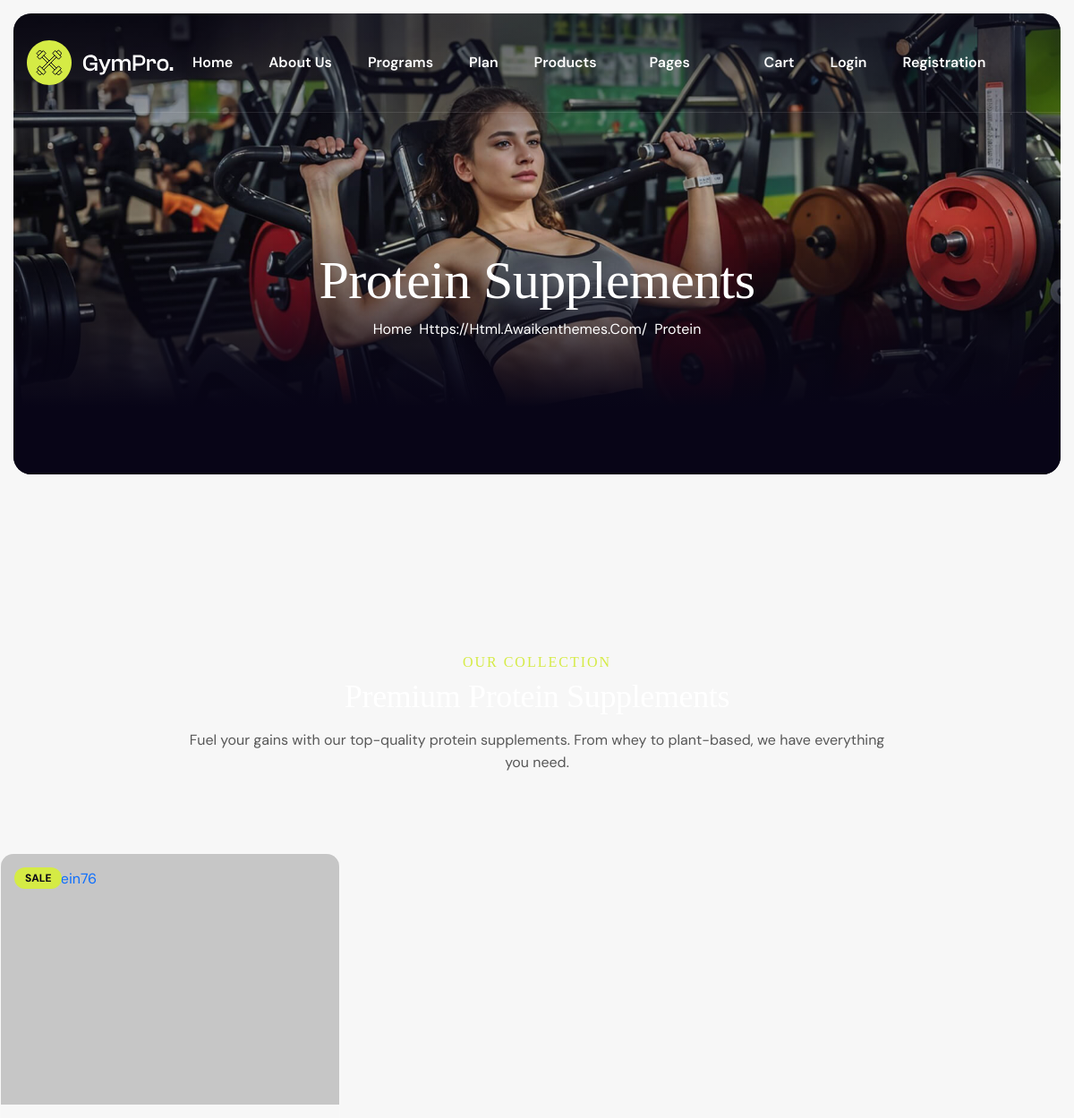
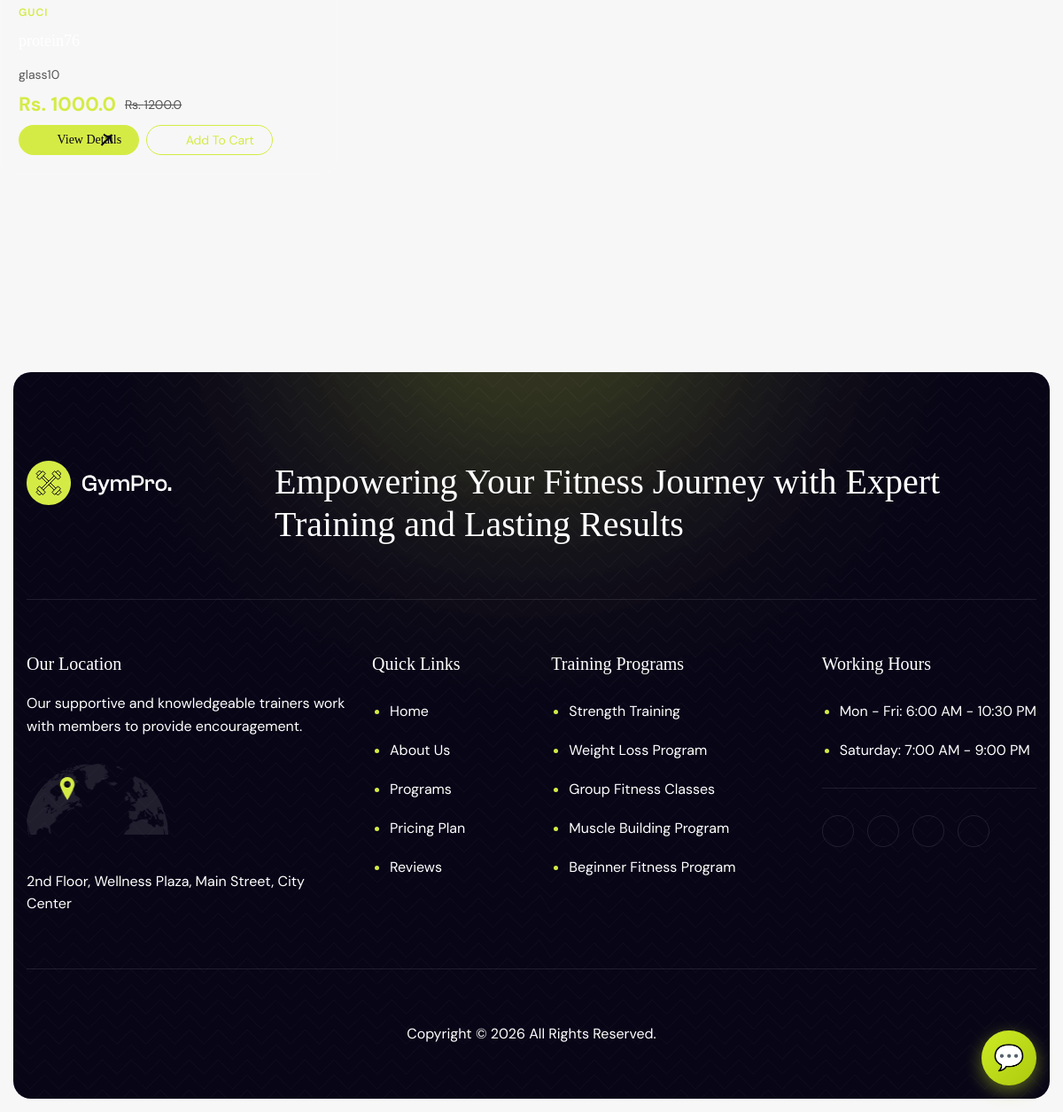
Page /protein/ on the committed database (2 pictures, top to bottom).
### GYM/models.py (models this page shows, shortened)
class Product(models.Model):
    product_id = models.CharField(max_length=100)
    title = models.CharField(max_length = 200)
    selling_price = models.FloatField(max_length=200)
    discounted_price = models.FloatField(max_length=100)
    description = models.CharField(max_length=200)
    brand = models.CharField(max_length=200)
    category = models.CharField(choices=category_choices,max_length=100)
    product_image = models.ImageField()

### GYM/views.py (the view)
# urls.py: path('protein/', views.Protein, name='protein'),
def Protein(request):
    products = Product.objects.filter(category='protein')
    return render(request, 'GYM/protein.html', {'products': products})

### GYM/context_processors.py (called while the page is built, shortened)
def subscription_context(request):
    return {
        'has_active_subscription': False,
        'user_subscription': None,
        'user_plan_level': -1,
        'user_plan_name': 'Guest',
        'is_silver_or_above': False,
        'is_pro': False,
    }

### GYM/templates/GYM/protein.html (shortened to what this page needs)
{% extends 'GYM/base.html' %}
{% load static %}
{% block content %}
    <div class="page-header bg-section dark-section parallaxie">
        <div class="container">
            <div class="row">
                <div class="col-lg-12">
                    <div class="page-header-box">
                        <h1 class="text-anime-style-3" data-cursor="-opaque">Protein Supplements</h1>
                        <nav class="wow fadeInUp">
                            <ol class="breadcrumb">
                                <li class="breadcrumb-item"><a href="{% url 'home' %}">Home</a></li>
                                <li class="breadcrumb-item active" aria-current="page">Protein</li>
                            </ol>
                        </nav>
                    </div>
                </div>
            </div>
        </div>
    </div>
    <section class="page-program-single">
        <div class="container" style="padding: 80px 0;">
            <div class="row mb-5">
                <div class="col-lg-8 mx-auto text-center">
                    <div class="section-title wow fadeInUp">
                        <h3 style="color: var(--accent-color); font-size: 16px; text-transform: uppercase; letter-spacing: 2px; margin-bottom: 10px;">Our Collection</h3>
                        <h2 style="color: var(--white-color); font-size: 36px;">Premium Protein Supplements</h2>
                        <p style="color: var(--text-color); margin-top: 15px;">Fuel your gains with our top-quality protein supplements. From whey to plant-based, we have everything you need.</p>
                    </div>
                </div>
            </div>
            {% if products %}
            <div class="row">
                {% for product in products %}
                <div class="col-lg-4 col-md-6 mb-4">
                    <div class="wow fadeInUp" data-wow-delay="0.{{ forloop.counter }}s" style="background: rgba(255,255,255,0.05); border: 1px solid rgba(255,255,255,0.1); border-radius: 15px; overflow: hidden; transition: all 0.3s ease; height: 100%;">
                        <div style="position: relative; overflow: hidden; height: 280px; background: rgba(0,0,0,0.2);">
                            <a href="{% url 'product_detail' product.pk %}">
                            </a>
                            {% if product.selling_price > product.discounted_price %}
                            <span style="position: absolute; top: 15px; left: 15px; background: var(--accent-color); color: var(--primary-color); padding: 4px 12px; border-radius: 20px; font-size: 12px; font-weight: 700;">
                                {% widthratio product.discounted_price product.selling_price 100 as discount %}
                                SALE
                            </span>
                            {% endif %}
                        </div>
                        <div style="padding: 20px;">
                            <span style="color: var(--accent-color); font-size: 12px; text-transform: uppercase; letter-spacing: 1px; font-weight: 600;">{{ product.brand }}</span>
                            <h4 style="margin: 8px 0 12px;"><a href="{% url 'product_detail' product.pk %}" style="color: var(--white-color); text-decoration: none; font-size: 18px;">{{ product.title }}</a></h4>
                            <p style="color: var(--text-color); font-size: 14px; margin-bottom: 15px; display: -webkit-box; -webkit-line-clamp: 2; -webkit-box-orient: vertical; overflow: hidden;">{{ product.description }}</p>
                            <div style="display: flex; align-items: center; gap: 10px; margin-bottom: 15px;">
                                <span style="font-size: 22px; font-weight: 700; color: var(--accent-color);">Rs. {{ product.discounted_price }}</span>
                                {% if product.selling_price > product.discounted_price %}
                                <span style="font-size: 14px; color: var(--text-color); text-decoration: line-through;">Rs. {{ product.selling_price }}</span>
                                {% endif %}
                            </div>
                            <div class="d-flex gap-2">
                                <a href="{% url 'product_detail' product.pk %}" class="btn-default btn-highlighted" style="font-size: 14px; padding: 8px 20px; display: inline-flex; align-items: center; gap: 6px;">
                                    <i class="fas fa-eye"></i> View Details
                                </a>
                                <form action="{% url 'add_to_cart' %}" class="d-inline">
                                    <button type="submit" style="background: transparent; border: 1px solid var(--accent-color); color: var(--accent-color); padding: 8px 20px; border-radius: 30px; font-size: 14px; cursor: pointer; display: inline-flex; align-items: center; gap: 6px; transition: all 0.3s ease;">
                                        <i class="fas fa-cart-plus"></i> Add To Cart
                                    </button>
                                </form>
                            </div>
                        </div>
                    </div>
                </div>
                {% endfor %}
            </div>
            {% endif %}
        </div>
    </section>
{% endblock %}

### rows in the picture
Product: shows "SALE", brand "GUCI", description "glass10", discounted_price "1000.0", selling_price "1200.0"
